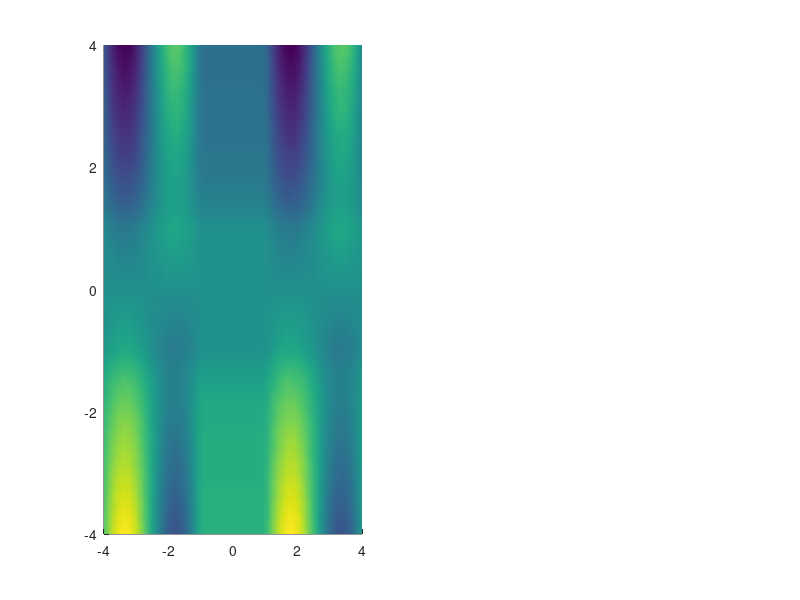

Reproduce this figure in MATLAB. (Note: this script raises an error after producing the figure.)
%Representation of the function (explicit in this casae)

[x,y]=ndgrid(linspace(-4,4,50),linspace(-4,4,50));
z= y.*sin((abs(x+1)-abs(x-1)-2*x))+...
    atan(abs(y+1)-abs(y-1)-2*y);
% z= ((abs(x+1)-abs(x-1)-2*x))+...
%     (abs(y+1)-abs(y-1)-2*y);
figure(1)
clf
subplot(1,2,1)
hold on

resultsurf=surface(x,y,z);
shading interp
alpha 0.4
view(73,36)
set(resultsurf,'EdgeColor',[0.75,0.75,0.75]);

hold on
espi=1e-12 %treating the numerical errors
contour(x,y,z,[-espi,0,epsi],'k','LineWidth',3)
title('Explicit degenerate function, BruteForce and counture plot')
%% ---------------MDBM solution in case of degenare function
ax=[];
%tolerance problem
ax(1).val=linspace(-4,4.00245335,3);
ax(2).val=linspace(-4,4.0015245,3);
% ax(1).val=linspace(-4,4,3);
% ax(2).val=linspace(-4,4,3);

bound_fuction_name=@foo_degenerate_1;
mdbm_opts=mdbmset('zerotreshold',1e-10);
Niteration=5;% number of iteration
mdbm_sol=mdbm(ax,bound_fuction_name,Niteration,mdbm_opts);
subplot(1,2,2)
plotobject=plot_mdbm(mdbm_sol,[],[],2,[],[],0);% 2 is for surface elemnts, the last zero for "no interpolation of the solution"
shading interp
hold on
plotobject=plot_mdbm(mdbm_sol,'k',[],1,[],[],0);% 1 is for line elemnts, the last zero for "no interpolation of the solution"
set(plotobject(1),'LineWidth',2)

% Triangulated degenerate surface sements

%plotting all the point where the function is evaluated
evalpos=axialpos(mdbm_sol.ax,mdbm_sol.vectindex);
X=evalpos(1,:);
Y=evalpos(2,:);
Z=mdbm_sol.HC;

epsilon=mdbm_sol.opt.zerotreshold;
hold on
plot3(X(Z>epsilon),Y(Z>epsilon),Z(Z>epsilon),'r.')
plot3(X(Z<-epsilon),Y(Z<-epsilon),Z(Z<-epsilon),'g.')
plot3(X(abs(Z)<epsilon),Y(abs(Z)<epsilon),Z(abs(Z)<epsilon),'m.')
view(73,36)
title('MDBM soltuion')
legend({'sol','gradient', 'evaluated +', 'evaluated -', 'evaluated ~zero' },'Location','northeast','NumColumns',2)

function Z=foo_degenerate_1(ax)
%% version 1: simple calculate the function value(s) for each parameter points
Z=zeros(1,size(ax,2));
for k=1:size(ax,2)
    x=ax(1,k);
    y=ax(2,k);
    
    x1=abs(x+1)-abs(x-1)-2*x;
    y1=abs(y+1)-abs(y-1)-2*y;

    Z(k)=y*sin(x1)+atan(y1);

end

end